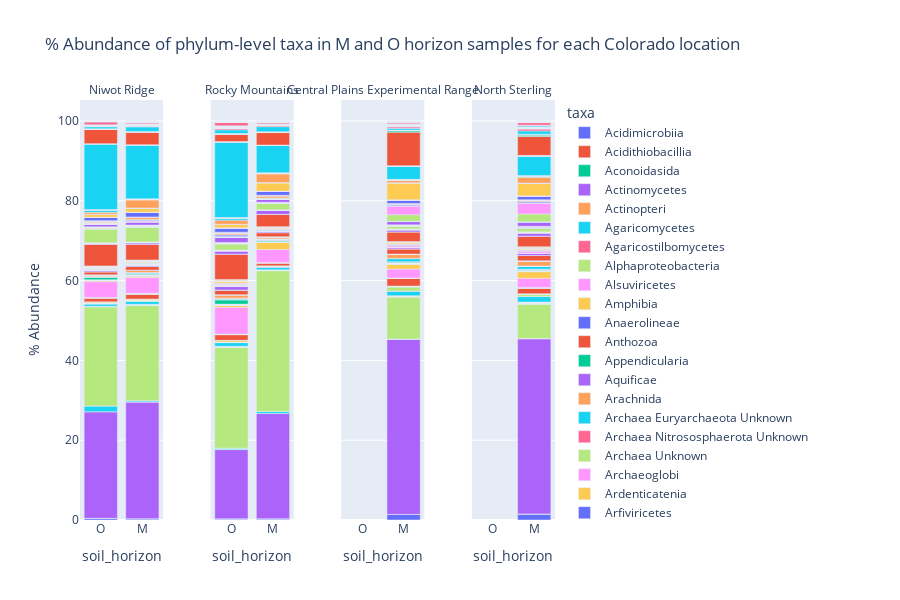

The cell this chart's notebook holds for it:
### Markdown cell above
## Plot the taxa abundance of M and O horizon soil samples for each location

Using the plotly library, the percent abundance of the taxa is plotted as a bar chart for each geo location and faceted by soil horizon.

### Code cell
geo_fig = px.bar(loc_abund_df, x = "soil_horizon", y="avg_relative_abundance", color = "taxa", 
                 facet_col = "location",
                 facet_col_spacing = 0.1,
                 title = "% Abundance of phylum-level taxa in M and O horizon samples for each Colorado location", 
                 labels = {"geo_loc_name": "Location", "avg_relative_abundance": "% Abundance"},
                 height = 600)
# update figure to remove "location=" from facet column labels
geo_fig.for_each_annotation(lambda a: a.update(text=a.text.replace("location=", "")))

# show figure
geo_fig.show()
